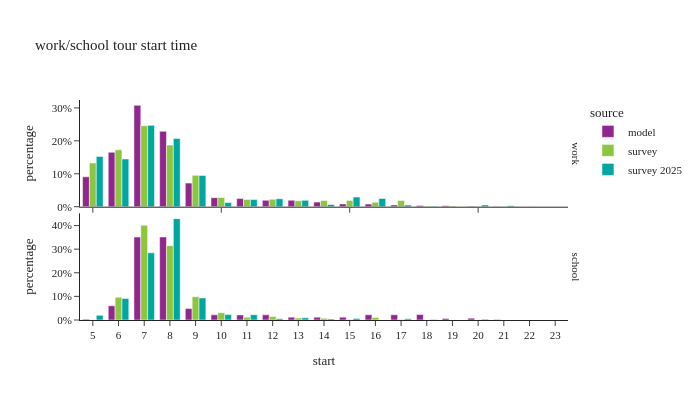

The notebook cell saved with this chart:
### Code cell
df_plot = ws_tour_data.groupby(['source','tour_type','start'],observed=True)[['tour_weight']].sum().reset_index()
df_plot['percentage'] = df_plot.groupby(['tour_type','source'], group_keys=False)['tour_weight']. \
    apply(lambda x: x / float(x.sum()))

fig = px.bar(df_plot, x="start", y="percentage", color="source",barmode="group",
             facet_row='tour_type',
             title="work/school tour start time")
fig.for_each_annotation(lambda a: a.update(text = a.text.split("=")[-1]))
fig.update_layout(height=400, width=700, yaxis1=dict(tickformat=".0%"), yaxis2=dict(tickformat=".0%", matches=None), xaxis=dict(dtick="1"))
fig.show()

### Figure 1 — Plotly figure (JSON) as saved in the notebook; plotly's stock layout.template omitted (floating-point values rounded to 4 significant figures)
{"data": [{"alignmentgroup": "True", "hovertemplate": "source=model<br>tour_type=work<br>start=%{x}<br>percentage=%{y}<extra></extra>", "legendgroup": "model", "marker": {"color": "#91268F", "pattern": {"shape": ""}}, "name": "model", "offsetgroup": "model", "orientation": "v", "showlegend": true, "textposition": "auto", "type": "bar", "x": [5.0, 6.0, 7.0, 8.0, 9.0, 10.0, 11.0, 12.0, 13.0, 14.0, 15.0, 16.0, 17.0, 18.0, 19.0, 20.0, 21.0, 22.0, 23.0], "xaxis": "x2", "y": [0.09071, 0.1654, 0.3078, 0.2289, 0.07164, 0.0275, 0.02474, 0.01961, 0.01969, 0.0139, 0.008334, 0.007972, 0.005459, 0.003804, 0.002622, 0.001447, 0.0003811, 5.346e-05, 3.436e-05], "yaxis": "y2"}, {"alignmentgroup": "True", "hovertemplate": "source=model<br>tour_type=school<br>start=%{x}<br>percentage=%{y}<extra></extra>", "legendgroup": "model", "marker": {"color": "#91268F", "pattern": {"shape": ""}}, "name": "model", "offsetgroup": "model", "orientation": "v", "showlegend": false, "textposition": "auto", "type": "bar", "x": [5.0, 6.0, 7.0, 8.0, 9.0, 10.0, 11.0, 12.0, 13.0, 14.0, 15.0, 16.0, 17.0, 18.0, 19.0, 20.0, 21.0, 22.0, 23.0], "xaxis": "x", "y": [0.003433, 0.06039, 0.3514, 0.3516, 0.04822, 0.02172, 0.0215, 0.02193, 0.01205, 0.01202, 0.01209, 0.02215, 0.02208, 0.02337, 0.006077, 0.007864, 0.001811, 8.473e-05, 0.0002059], "yaxis": "y"}, {"alignmentgroup": "True", "hovertemplate": "source=survey<br>tour_type=work<br>start=%{x}<br>percentage=%{y}<extra></extra>", "legendgroup": "survey", "marker": {"color": "#8CC63E", "pattern": {"shape": ""}}, "name": "survey", "offsetgroup": "survey", "orientation": "v", "showlegend": true, "textposition": "auto", "type": "bar", "x": [5.0, 6.0, 7.0, 8.0, 9.0, 10.0, 11.0, 12.0, 13.0, 14.0, 15.0, 16.0, 17.0, 18.0, 19.0, 20.0, 21.0, 22.0, 23.0], "xaxis": "x2", "y": [0.1327, 0.1726, 0.246, 0.1872, 0.09515, 0.02795, 0.02208, 0.02258, 0.01809, 0.019, 0.01907, 0.01362, 0.0191, 0.001247, 0.002455, 0.0005649, 8.188e-05, 0.0002787, 0.0001693], "yaxis": "y2"}, {"alignmentgroup": "True", "hovertemplate": "source=survey<br>tour_type=school<br>start=%{x}<br>percentage=%{y}<extra></extra>", "legendgroup": "survey", "marker": {"color": "#8CC63E", "pattern": {"shape": ""}}, "name": "survey", "offsetgroup": "survey", "orientation": "v", "showlegend": false, "textposition": "auto", "type": "bar", "x": [5.0, 6.0, 7.0, 8.0, 9.0, 10.0, 11.0, 12.0, 13.0, 14.0, 15.0, 16.0, 17.0], "xaxis": "x", "y": [0.001046, 0.09621, 0.401, 0.315, 0.09879, 0.03103, 0.01161, 0.01447, 0.008258, 0.007306, 0.002414, 0.01055, 0.002344], "yaxis": "y"}, {"alignmentgroup": "True", "hovertemplate": "source=survey 2025<br>tour_type=work<br>start=%{x}<br>percentage=%{y}<extra></extra>", "legendgroup": "survey 2025", "marker": {"color": "#00A7A0", "pattern": {"shape": ""}}, "name": "survey 2025", "offsetgroup": "survey 2025", "orientation": "v", "showlegend": true, "textposition": "auto", "type": "bar", "x": [5.0, 6.0, 7.0, 8.0, 9.0, 10.0, 11.0, 12.0, 13.0, 14.0, 15.0, 16.0, 17.0, 18.0, 20.0, 21.0, 22.0], "xaxis": "x2", "y": [0.1526, 0.1449, 0.247, 0.2071, 0.09485, 0.01261, 0.02167, 0.02414, 0.01925, 0.006659, 0.02917, 0.02528, 0.005189, 0.001121, 0.005231, 0.00314, 5.094e-05], "yaxis": "y2"}, {"alignmentgroup": "True", "hovertemplate": "source=survey 2025<br>tour_type=school<br>start=%{x}<br>percentage=%{y}<extra></extra>", "legendgroup": "survey 2025", "marker": {"color": "#00A7A0", "pattern": {"shape": ""}}, "name": "survey 2025", "offsetgroup": "survey 2025", "orientation": "v", "showlegend": false, "textposition": "auto", "type": "bar", "x": [5.0, 6.0, 7.0, 8.0, 9.0, 10.0, 11.0, 12.0, 13.0, 14.0, 15.0, 17.0, 18.0, 20.0], "xaxis": "x", "y": [0.01971, 0.09119, 0.2846, 0.4293, 0.09324, 0.02284, 0.0224, 0.005514, 0.009292, 0.004501, 0.006799, 0.005019, 0.002314, 0.003272], "yaxis": "y"}], "layout": {"annotations": [{"font": {}, "showarrow": false, "text": "school", "textangle": 90, "x": 0.98, "xanchor": "left", "xref": "paper", "y": 0.2425, "yanchor": "middle", "yref": "paper"}, {"font": {}, "showarrow": false, "text": "work", "textangle": 90, "x": 0.98, "xanchor": "left", "xref": "paper", "y": 0.7575, "yanchor": "middle", "yref": "paper"}], "barmode": "group", "height": 400, "legend": {"title": {"text": "source"}, "tracegroupgap": 0}, "title": {"text": "work/school tour start time"}, "width": 700, "xaxis": {"anchor": "y", "domain": [0.0, 0.98], "dtick": "1", "title": {"text": "start"}}, "xaxis2": {"anchor": "y2", "domain": [0.0, 0.98], "matches": "x", "showticklabels": false}, "yaxis": {"anchor": "x", "domain": [0.0, 0.485], "tickformat": ".0%", "title": {"text": "percentage"}}, "yaxis2": {"anchor": "x2", "domain": [0.515, 1.0], "tickformat": ".0%", "title": {"text": "percentage"}}}}
